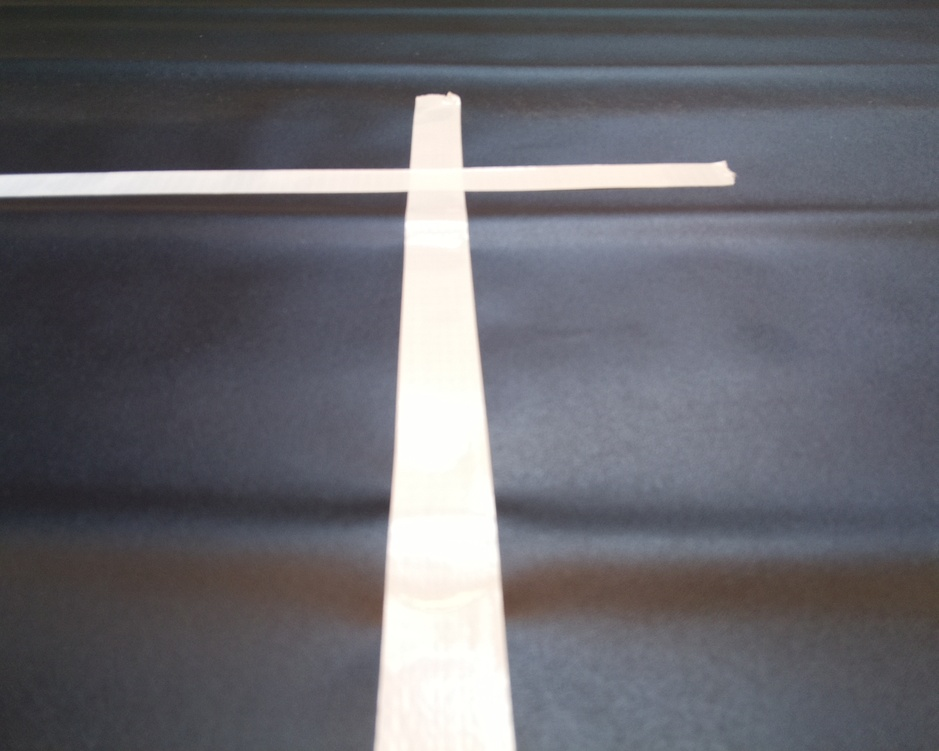
#> input picture base_code/test_traitement_image/photo_carrefour1.jpg, 939 x 751 px, shrunk from 1280 x 1024 before the run
$ python corner_detection.py
#> lines starting #> are read from the running program, lines starting #| are printed output that depends on the picture; after the words box and inside, x2 and y2 are one past the last pixel; in counts of white or black regions, pixels touching at a corner belong together
import cv2
import numpy as np

expected_corners = 3
filename = 'photo_carrefour1.jpg'
img = cv2.imread(filename)
#> img is the input picture: shape (751, 939, 3); mean B, G, R 110, 103.6, 103.7
blur = cv2.blur(img,(6,6))
ret,thresh1 = cv2.threshold(blur,168,255,cv2.THRESH_BINARY)
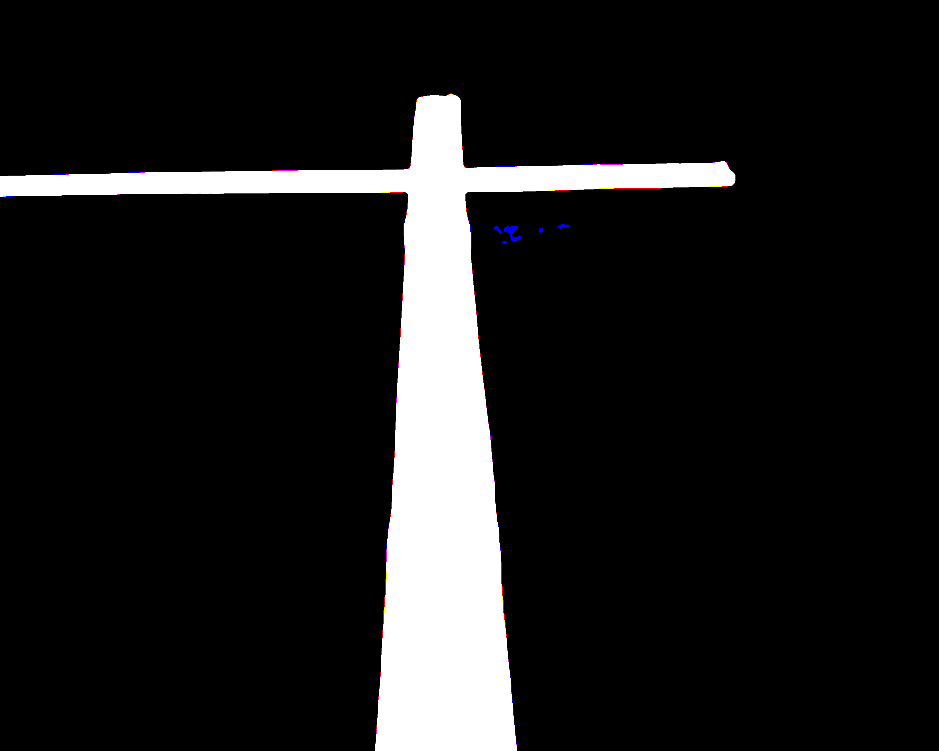
#> thresh1: shape (751, 939, 3); mean B, G, R 27.6, 27.4, 27.7
hsv = cv2.cvtColor(thresh1, cv2.COLOR_RGB2HSV)
#> hsv: shape (751, 939, 3); mean H, S, V 0.2, 0.5, 27.8

# Define range of white color in HSV
lower_white = np.array([0, 0, 168])
upper_white = np.array([172, 111, 255])
# Threshold the HSV image
mask = cv2.inRange(hsv, lower_white, upper_white)
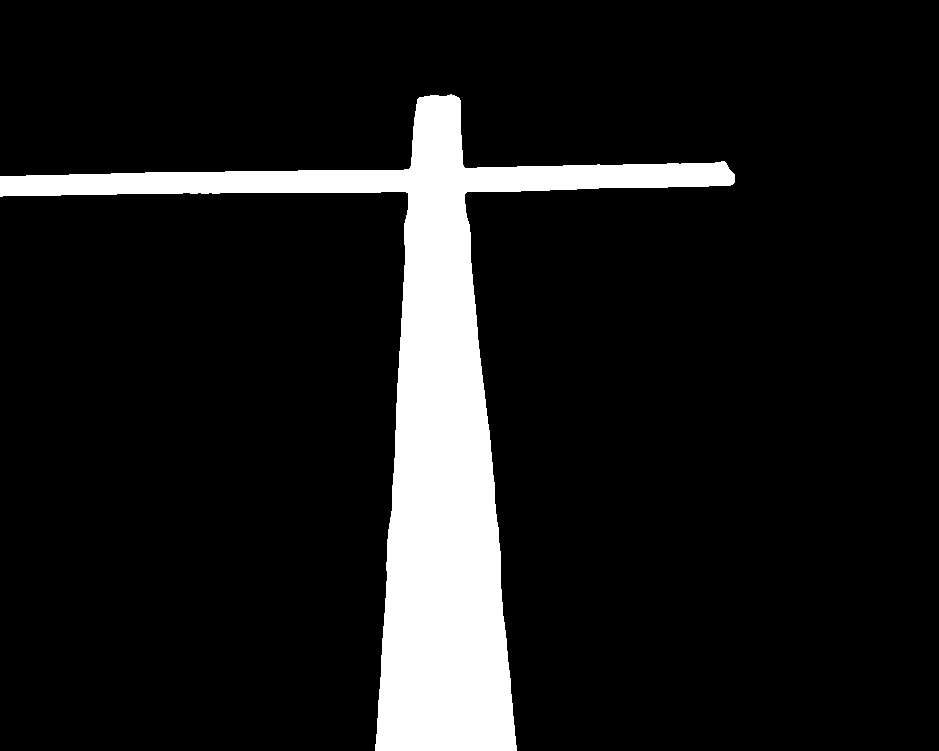
#> mask: shape (751, 939); 10.7% white; 1 white region, box (x1, y1, x2, y2) and area: (0, 94, 735, 751) 75677

kernel_erode = np.ones((6,6), np.uint8)
eroded_mask = cv2.erode(mask, kernel_erode, iterations=1)
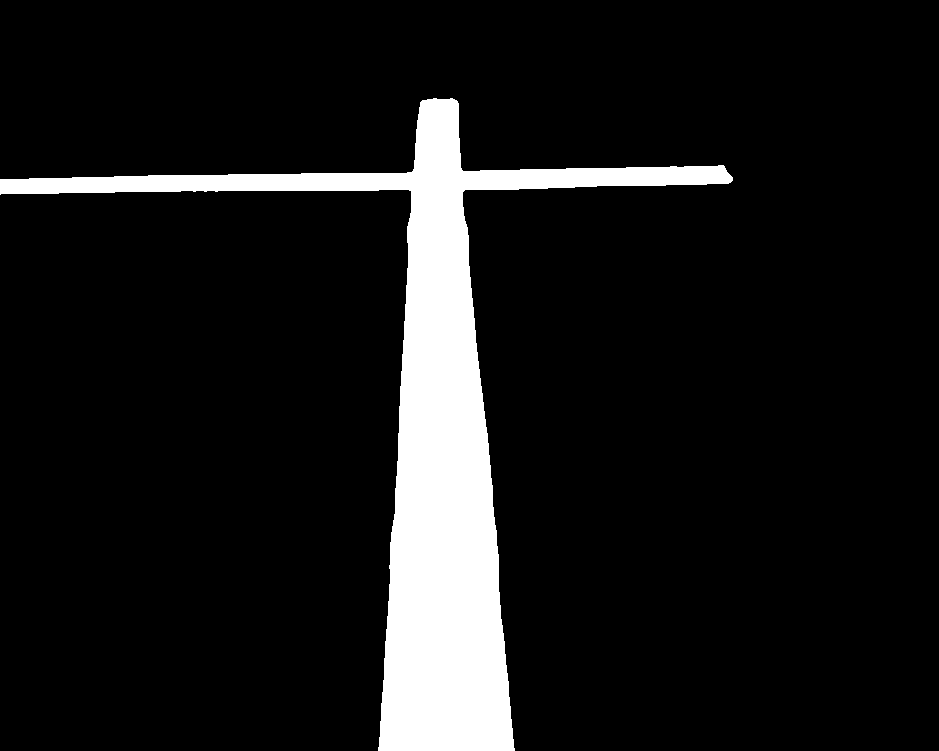
#> eroded_mask: shape (751, 939); 9.7% white; 1 white region, box (x1, y1, x2, y2) and area: (0, 98, 733, 751) 68545
kernel_dilate = np.ones((4,4), np.uint8)
dilated_mask = cv2.dilate(eroded_mask, kernel_dilate, iterations=1)
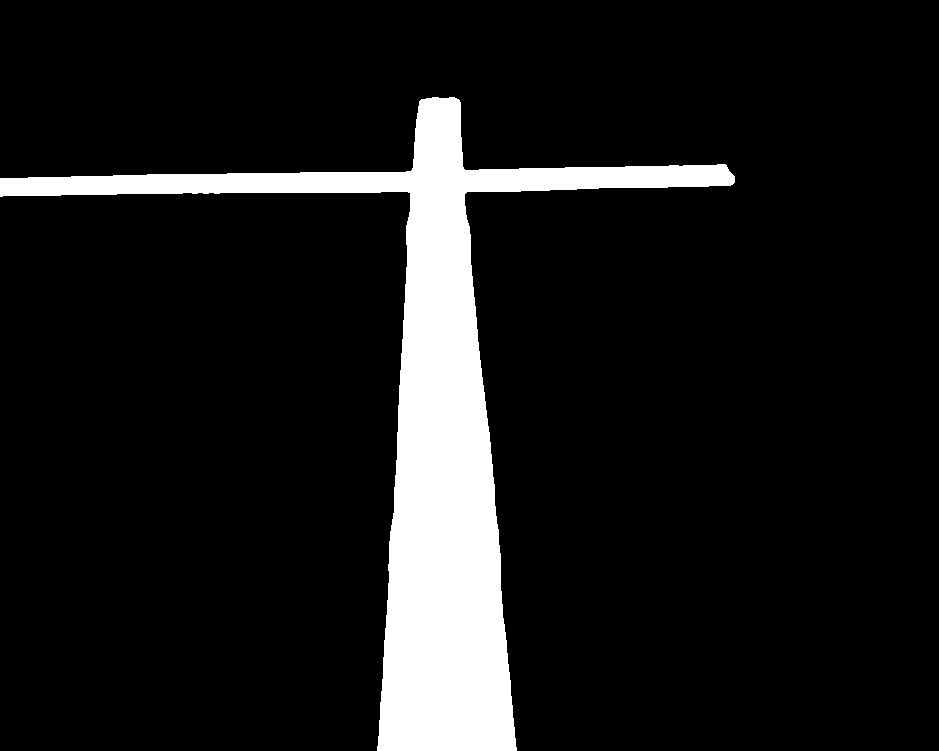
#> dilated_mask: shape (751, 939); 10.3% white; 1 white region, box (x1, y1, x2, y2) and area: (0, 97, 735, 751) 72722
gray = np.float32(dilated_mask)

dst = cv2.cornerHarris(gray,5,3,0.10)
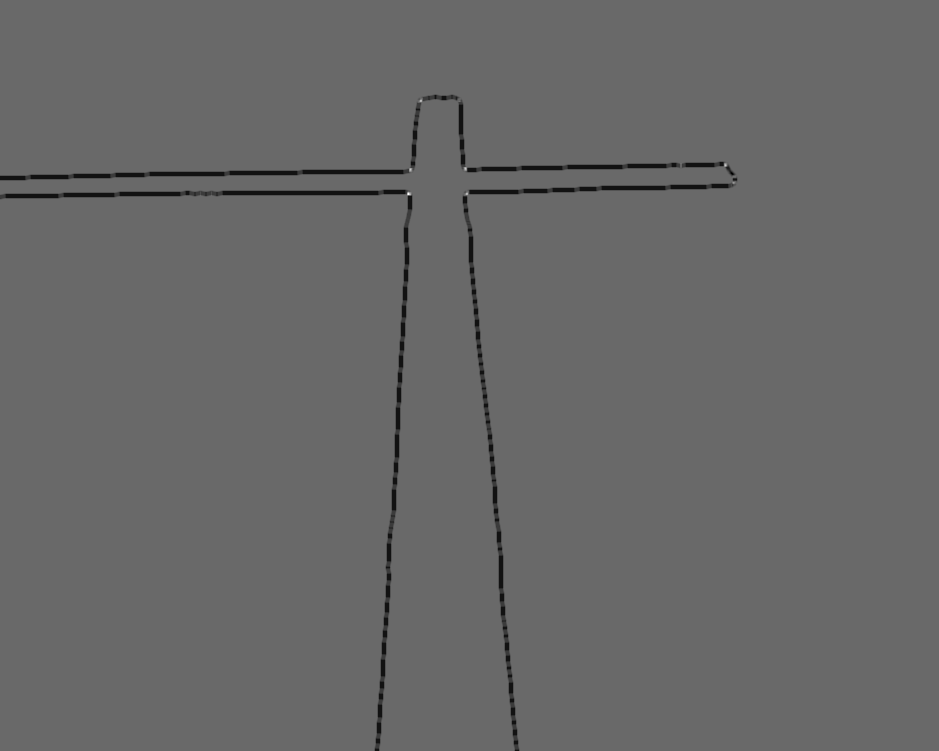
#> dst: shape (751, 939) float32; min -81858936, max 115854056, mean -981338.6; drawn with min black and max white
corners = cv2.goodFeaturesToTrack(gray, 5,0.5,20)
#> corners = [[409, 193], [410, 170], [465, 169], [725, 164]]
corners = np.int0(corners)
if len(corners) >= expected_corners:
    print("Intersection !")
for i in corners:
    x, y = i.ravel()
    print(x,y)
    cv2.circle(img, (x, y),3,255,-1)
#> this loop made 4 passes
#| 409 193
#| 410 170
#| 465 169
#| 725 164
#> img: shape (751, 939, 3); 0.02% of pixels changed, all inside (x1, y1, x2, y2) = (406, 161, 729, 197)
#result is dilated for marking the corners, not important
dst = cv2.dilate(dst,None)
cv2.imwrite('out_test.png', img)
# Threshold for an optimal value, it may vary depending on the image.
img[dst>0.02*dst.max()]=[0,0,255]
#> img: shape (751, 939, 3); mean B, G, R 110, 103.6, 103.7

#cv2.imshow('dst',img)
#if cv2.waitKey(0) & 0xff == 27:
#    cv2.destroyAllWindows()
